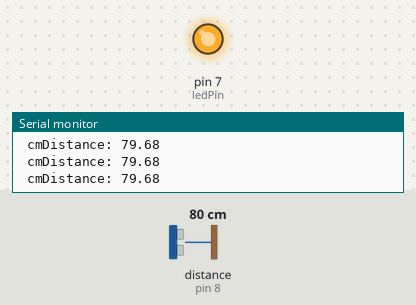
The sketch below on a simulated Arduino Uno, built with avr-gcc and run on an emulated ATmega328P. On the bench: output pins drawn as LEDs (lit = HIGH), the last lines printed to the serial monitor. Wiring (inferred from the names in the program): ultrasonic range finder: trigger pin 8; echo pin 8. The inputs (shaded band) are chosen by the test bench; at power-on: distance to the obstacle (sensor on pin 8) 80 cm. The echo pulse lasts 58.3 µs per cm.

Above: at 1.2 s.
1.3 s: distance to the obstacle (sensor on pin 8) set to 95 cm
4.3 s: distance to the obstacle (sensor on pin 8) set to 103 cm
At 5.2 s:
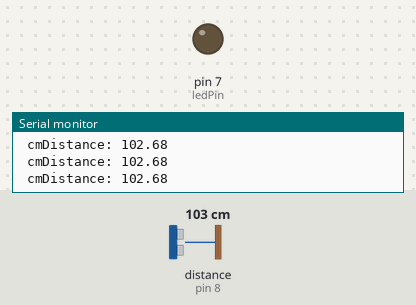
5.8 s: distance to the obstacle (sensor on pin 8) set to 2 cm
At 6.2 s:
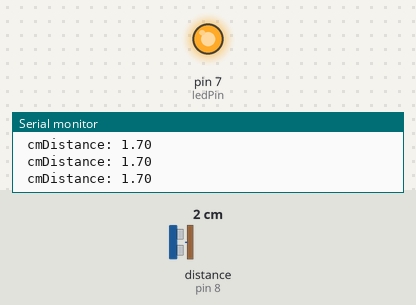
7.3 s: distance to the obstacle (sensor on pin 8) set to 120 cm
At 8.4 s:
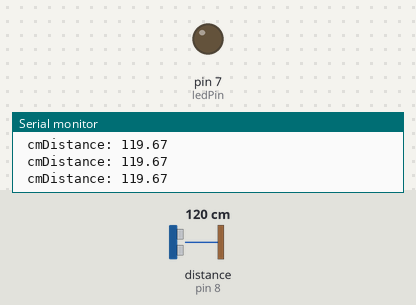
Timing chart, 0 to 9.9 s (numbered marks = the images above; inputs shaded):
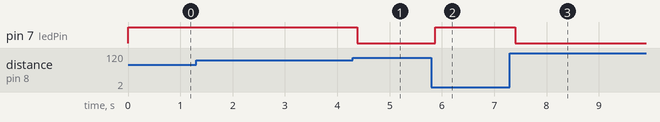

Measured:
- the behaviour switches between 100 and 101 cm on distance to the obstacle (sensor on pin 8) (found by bisection; images 0 and 1)
- after the input at 4.3 s, pin 7 (ledPin): HIGH → LOW after 0.08 s
- after the input at 5.8 s, pin 7 (ledPin): LOW → HIGH after 0.07 s
- after the input at 7.3 s, pin 7 (ledPin): HIGH → LOW after 0.10 s

The sketch:

Distance_Calculator_Code.ino
```cpp
int pingPin = 8;
int ledPin = 7;

long duration;
float distance;

void setup()
{
  pinMode(ledPin, OUTPUT);
  Serial.begin(9600);
}

void loop()
{
  pinMode(pingPin, OUTPUT); //Sending a pulse

  digitalWrite(pingPin, LOW);
  delayMicroseconds(2);

  digitalWrite(pingPin, HIGH);
  delayMicroseconds(5);

  digitalWrite(pingPin, LOW);

  pinMode(pingPin, INPUT); //Recieving an echo

  duration = pulseIn(pingPin, HIGH);

  distance = (duration * 0.0343) / 2; //Calculating distance in cm, we divide by 2 because of the soundwave travelling twice the dstance

  Serial.print("Distance: ");
  Serial.println(distance);
  Serial.print(" cm");

  if(distance <= 100) //Condition for LED to turn ON
  {
    digitalWrite(ledPin, HIGH); //If object is within 100cm
  }
  else
  {
    digitalWrite(ledPin, LOW); //If object is beyond 100cm
  }

  delay(100);
}
```
